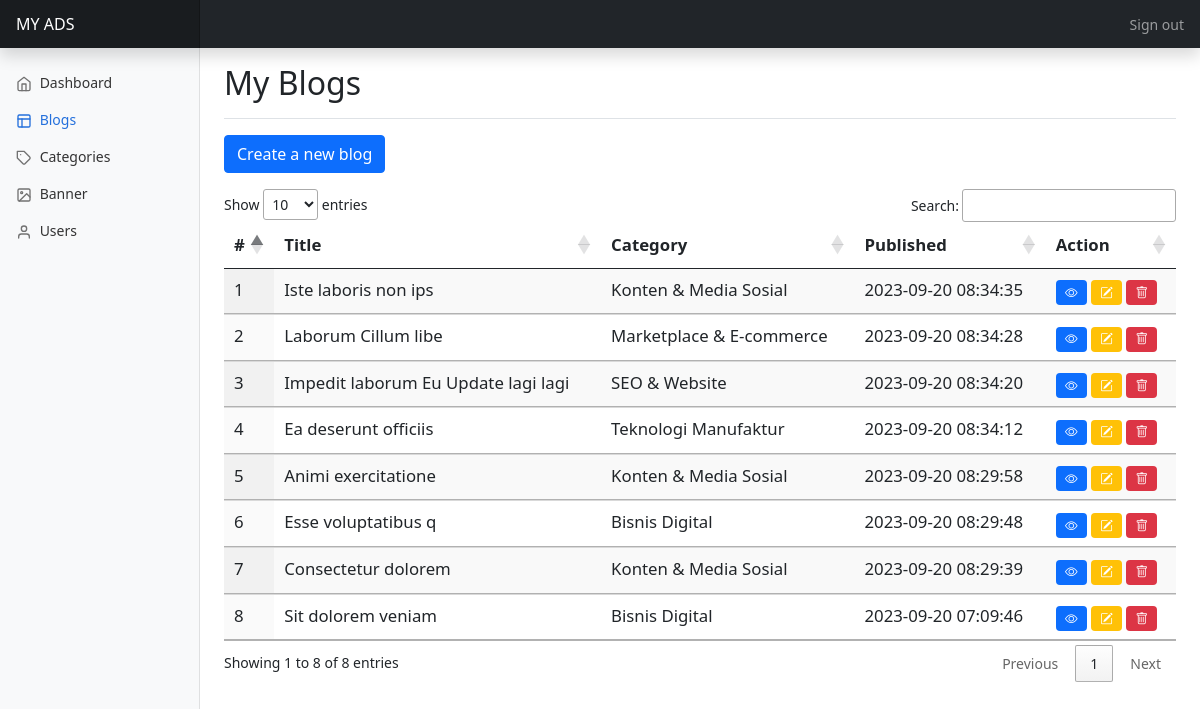
The app's page /admin/layouts/blog/blog.php (signed in) with its own data.
### tables this page shows
CREATE TABLE `blogs` (
  `id` int(20) NOT NULL AUTO_INCREMENT,
  `user_id` int(20) DEFAULT NULL,
  `category_id` int(20) DEFAULT NULL,
  `title` varchar(255) NOT NULL,
  `slug` varchar(255) NOT NULL,
  `image` varchar(255) DEFAULT NULL,
  `excerpt` text NOT NULL,
  `body` text NOT NULL,
  `published_at` timestamp NULL DEFAULT current_timestamp() ON UPDATE current_timestamp(),
  PRIMARY KEY (`id`),
  KEY `category_id` (`category_id`),
  KEY `user_id` (`user_id`),
  CONSTRAINT `blogs_ibfk_8` FOREIGN KEY (`category_id`) REFERENCES `categories` (`id`) ON DELETE SET NULL ON UPDATE NO ACTION,
  CONSTRAINT `blogs_ibfk_9` FOREIGN KEY (`user_id`) REFERENCES `users` (`id`) ON DELETE SET NULL ON UPDATE NO ACTION
);

CREATE TABLE `categories` (
  `id` int(20) NOT NULL AUTO_INCREMENT,
  `name` varchar(255) NOT NULL,
  `slug` varchar(255) NOT NULL,
  PRIMARY KEY (`id`)
);

### admin/backend/config.php (called while the page is built, shortened)
<?php
function categoryName($category_id)
{
    if ($category_id) {
        $link = mysqli_connect(DB_SERVER, DB_USERNAME, DB_PASSWORD, DB_NAME);;
        $query = "SELECT name FROM `categories` WHERE id = $category_id";
        $result = mysqli_query($link, $query);
        $category = mysqli_fetch_assoc($result);
        $category_name = "";
        if (mysqli_num_rows($result) > 0) {
            $category_name = $category["name"];
        } else {
            $category_name = "Category tidak ditemukan";
        }
        return $category_name;
    }
}

### admin/layouts/blog/blog.php (the view, shortened to what this page needs)
<?php
require_once "../../backend/config.php";
?>
<!doctype html>
<html lang="en">
<head>
    <link href="https://cdn.jsdelivr.net/npm/bootstrap@5.0.2/dist/css/bootstrap.min.css" rel="stylesheet">
    <link rel="stylesheet" href="https://cdn.jsdelivr.net/npm/bootstrap-icons@1.10.5/font/bootstrap-icons.css">
    <link rel="stylesheet" href="https://cdn.datatables.net/1.13.6/css/jquery.dataTables.css" />
    <link href="../../css/dashboard.css" rel="stylesheet">
</head>
<body>
    <header class="navbar navbar-dark sticky-top bg-dark flex-md-nowrap p-0 shadow">
        <a class="navbar-brand col-md-3 col-lg-2 me-0 px-3 fs-6" href="#">MY ADS</a>
        <div class="navbar-nav">
            <div class="nav-item text-nowrap">
                <a class="nav-link px-3" href="../../backend/authentication/logout.php">Sign out</a>
            </div>
        </div>
    </header>
    <div class="container-fluid">
        <div class="row">
            <nav id="sidebarMenu" class="col-md-3 col-lg-2 d-md-block bg-light sidebar collapse">
                <div class="position-sticky pt-3 sidebar-sticky">
                    <ul class="nav flex-column">
                        <li class="nav-item">
                            <a class="nav-link" aria-current="page" href="/myads/admin/">
                                <span data-feather="home" class="align-text-bottom"></span>
                                Dashboard
                            </a>
                        </li>
                        <li class="nav-item">
                            <a class="nav-link active" aria-current="page" href="/myads/admin/layouts/blog/blog.php">
                                <span data-feather="layout" class="align-text-bottom"></span>
                                Blogs
                            </a>
                        </li>
                        <li class="nav-item">
                            <a class="nav-link" aria-current="page" href="/myads/admin/layouts/categories/categories.php">
                                <span data-feather="tag" class="align-text-bottom"></span>
                                Categories
                            </a>
                        </li>
                        <li class="nav-item">
                            <a class="nav-link" aria-current="page" href="/myads/admin/layouts/banner/banner.php">
                                <span data-feather="image" class="align-text-bottom"></span>
                                Banner
                            </a>
                        </li>
                        <li class="nav-item">
                            <a class="nav-link" aria-current="page" href="/myads/admin/layouts/users/users.php">
                                <span data-feather="user" class="align-text-bottom"></span>
                                Users
                            </a>
                        </li>
                    </ul>
                </div>
            </nav>
            <main class="col-md-9 ms-sm-auto col-lg-10 px-md-4">
                <div class="d-flex justify-content-between flex-wrap flex-md-nowrap align-items-center pt-3 pb-2 mb-3 border-bottom">
                    <h1 class="h2">My Blogs</h1>
                </div>
                <a href="/myads/admin/layouts/blog/create.php" class="btn btn-primary mb-3">Create a new blog</a>
                <div class="table-responsive mb-5">
                    <table id="myTable" class="table table-striped display" style="font-size: larger;">
                        <thead>
                            <tr>
                                <th scope="col">#</th>
                                <th scope="col">Title</th>
                                <th scope="col">Category</th>
                                <th scope="col">Published</th>
                                <th scope="col">Action</th>
                            </tr>
                        </thead>
                        <tbody>
                            <?php
                            $query = "SELECT * FROM `blogs` ORDER BY published_at DESC;";
                            $result = mysqli_query($link, $query);
                            if (mysqli_num_rows($result) > 0) {
                                $i = 1;
                                while ($row = mysqli_fetch_assoc($result)) {
                            ?>
                                    <tr>
                                        <td><?php echo $i; ?></td>
                                        <td><?php echo $row["title"] ?></td>
                                        <td><?php echo categoryName($row["category_id"]) ?></td>
                                        <td><?php echo $row["published_at"] ?></td>
                                        <td>
                                            <a href="/myads/admin/layouts/blog/show.php?id=<?php echo $row["id"] ?>" class="btn badge bg-primary"><i class="bi bi-eye"></i></a>
                                            <a href="/myads/admin/layouts/blog/edit.php?id=<?php echo $row["id"] ?>" class="btn badge bg-warning"><i class="bi bi-pencil-square"></i></a>
                                            <a href="../../backend/blog/delete.php?id=<?php echo $row["id"] ?>" class="btn badge bg-danger" onclick="return confirm('Apakah anda ingin menghapus blog ini?')"><i class="bi bi-trash"></i></a>
                                        </td>
                                    </tr>
                            <?php
                                    $i++;
                                }
                            } else {
                                echo "0 results";
                            }
                            ?>
                        </tbody>
                    </table>
                </div>
            </main>
        </div>
    </div>
</body>
</html>

### admin/css/dashboard.css (style rules this page uses)
body { font-size: .875rem; }
.feather { width: 16px; height: 16px; }
.sidebar { position: fixed; top: 0; bottom: 0; left: 0; z-index: 100; padding: 48px 0 0; box-shadow: inset -1px 0 0 rgba(0, 0, 0, .1); }
.sidebar-sticky { height: calc(100vh - 48px); overflow-x: hidden; overflow-y: auto; }
.sidebar .nav-link { font-weight: 500; color: #333; }
.sidebar .nav-link .feather { margin-right: 4px; color: #727272; }
.sidebar .nav-link.active { color: #2470dc; }
.sidebar .nav-link:hover .feather, .sidebar .nav-link.active .feather { color: inherit; }
.navbar-brand { padding-top: .75rem; padding-bottom: .75rem; background-color: rgba(0, 0, 0, .25); box-shadow: inset -1px 0 0 rgba(0, 0, 0, .25); }

### admin/layouts/blog/blog.php (style rules this page uses)
.bi { vertical-align: -.125em; fill: currentColor; }

### records on screen
blogs: title "Iste laboris non ips", category.name "Konten & Media Sosial", published_at "2023-09-20 08:34:35"
blogs: title "Laborum Cillum libe", category.name "Marketplace & E-commerce", published_at "2023-09-20 08:34:28"
blogs: title "Impedit laborum Eu Update lagi lagi", category.name "SEO & Website", published_at "2023-09-20 08:34:20"
blogs: title "Ea deserunt officiis", category.name "Teknologi Manufaktur", published_at "2023-09-20 08:34:12"
blogs: title "Animi exercitatione", category.name "Konten & Media Sosial", published_at "2023-09-20 08:29:58"
blogs: title "Esse voluptatibus q", category.name "Bisnis Digital", published_at "2023-09-20 08:29:48"
blogs: title "Consectetur dolorem", category.name "Konten & Media Sosial", published_at "2023-09-20 08:29:39"
blogs: title "Sit dolorem veniam", category.name "Bisnis Digital", published_at "2023-09-20 07:09:46"
